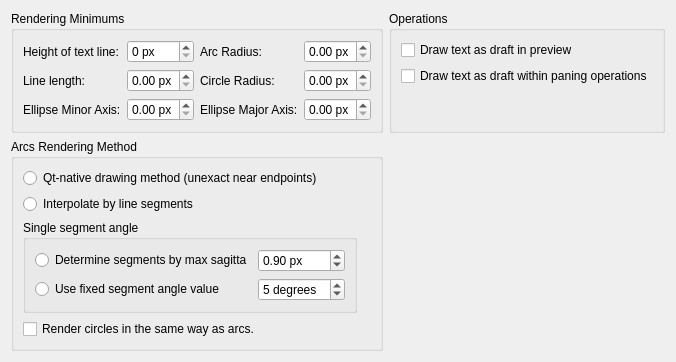
     <widget class="QWidget" name="tabRender">
      <attribute name="title">
       <string>Renderer</string>
      </attribute>
      <layout class="QGridLayout" name="gridLayout_45">
       <item row="0" column="0">
        <widget class="QGroupBox" name="groupBox_14">
         <property name="title">
          <string>Rendering Minimums</string>
         </property>
         <layout class="QGridLayout" name="gridLayout_27">
          <item row="1" column="0">
           <widget class="QLabel" name="label_13">
            <property name="text">
             <string>Line length:</string>
            </property>
           </widget>
          </item>
          <item row="2" column="1">
           <widget class="QDoubleSpinBox" name="sbRenderMinEllipseMajor">
            <property name="toolTip">
             <string>If screen size for major ellipse axis is less than value, ellipse is drawn as point</string>
            </property>
            <property name="suffix">
             <string> px</string>
            </property>
            <property name="maximum">
             <double>5.000000000000000</double>
            </property>
            <property name="singleStep">
             <double>0.010000000000000</double>
            </property>
           </widget>
          </item>
          <item row="1" column="1">
           <widget class="QDoubleSpinBox" name="sbRenderMinLineLen">
            <property name="toolTip">
             <string>If screen length of line is less than value, the line is drawn as point</string>
            </property>
            <property name="suffix">
             <string> px</string>
            </property>
            <property name="maximum">
             <double>5.000000000000000</double>
            </property>
            <property name="singleStep">
             <double>0.010000000000000</double>
            </property>
           </widget>
          </item>
          <item row="0" column="3">
           <widget class="QDoubleSpinBox" name="sbRenderMinArcRadius">
            <property name="toolTip">
             <string>If screen radius of arc is less than value, arc is drawn as point</string>
            </property>
            <property name="suffix">
             <string> px</string>
            </property>
            <property name="maximum">
             <double>5.000000000000000</double>
            </property>
            <property name="singleStep">
             <double>0.010000000000000</double>
            </property>
           </widget>
          </item>
          <item row="0" column="0">
           <widget class="QLabel" name="label_2">
            <property name="text">
             <string>Height of text line:</string>
            </property>
           </widget>
          </item>
          <item row="1" column="3">
           <widget class="QDoubleSpinBox" name="sbRenderMinCircleRadius">
            <property name="toolTip">
             <string>If screen radius of circle is less than value, circle is drawn as point</string>
            </property>
            <property name="suffix">
             <string> px</string>
            </property>
            <property name="maximum">
             <double>5.000000000000000</double>
            </property>
            <property name="singleStep">
             <double>0.010000000000000</double>
            </property>
           </widget>
          </item>
          <item row="2" column="3">
           <widget class="QDoubleSpinBox" name="sbRenderMinEllipseMinor">
            <property name="toolTip">
             <string>If screen size of minor ellipse axis is less than value, ellipse is drawn as line</string>
            </property>
            <property name="suffix">
             <string> px</string>
            </property>
            <property name="maximum">
             <double>5.000000000000000</double>
            </property>
            <property name="singleStep">
             <double>0.010000000000000</double>
            </property>
           </widget>
          </item>
          <item row="0" column="2">
           <widget class="QLabel" name="label_14">
            <property name="text">
             <string>Arc Radius:</string>
            </property>
           </widget>
          </item>
          <item row="2" column="0">
           <widget class="QLabel" name="label_16">
            <property name="text">
             <string>Ellipse Minor Axis:</string>
            </property>
           </widget>
          </item>
          <item row="2" column="2">
           <widget class="QLabel" name="label_17">
            <property name="text">
             <string>Ellipse Major Axis:</string>
            </property>
           </widget>
          </item>
          <item row="0" column="1">
           <widget class="QSpinBox" name="sbTextMinHeight">
            <property name="toolTip">
             <string>If height of text line on the screen is less than specified pixels, placholder will be drawn instead of text</string>
            </property>
            <property name="suffix">
             <string> px</string>
            </property>
            <property name="prefix">
             <string/>
            </property>
            <property name="minimum">
             <number>0</number>
            </property>
            <property name="maximum">
             <number>15</number>
            </property>
            <property name="singleStep">
             <number>1</number>
            </property>
           </widget>
          </item>
          <item row="1" column="2">
           <widget class="QLabel" name="label_15">
            <property name="text">
             <string>Circle Radius:</string>
            </property>
           </widget>
          </item>
         </layout>
        </widget>
       </item>
       <item row="3" column="0">
        <spacer name="verticalSpacer_15">
         <property name="orientation">
          <enum>Qt::Vertical</enum>
         </property>
         <property name="sizeHint" stdset="0">
          <size>
           <width>20</width>
           <height>0</height>
          </size>
         </property>
        </spacer>
       </item>
       <item row="2" column="0">
        <widget class="QGroupBox" name="groupBox_22">
         <property name="toolTip">
          <string>Defines how arcs are rendered in UI. </string>
         </property>
         <property name="title">
          <string>Arcs Rendering Method</string>
         </property>
         <layout class="QGridLayout" name="gridLayout_36">
          <item row="1" column="0" colspan="2">
           <widget class="QRadioButton" name="rbRenderArcInterpolate">
            <property name="toolTip">
             <string>If checked, archs are drawn using line segments interpolation.  This sliminates drawing artefacts near to endpoints, yet may result drawing of less smooth arcs.  No drawing errors near endpoints on large zooms.</string>
            </property>
            <property name="text">
             <string>Interpolate by line segments</string>
            </property>
           </widget>
          </item>
          <item row="0" column="0" colspan="2">
           <widget class="QRadioButton" name="rbRenderArcQT">
            <property name="toolTip">
             <string>If this method is selected, arcs are drawn using method of QT library.  On large zooms, arcs may be rendered with errors near endpoints.</string>
            </property>
            <property name="text">
             <string>Qt-native drawing method (unexact near endpoints)</string>
            </property>
           </widget>
          </item>
          <item row="2" column="0">
           <widget class="QGroupBox" name="groupBox_23">
            <property name="title">
             <string>Single segment angle</string>
            </property>
            <layout class="QGridLayout" name="gridLayout_37">
             <item row="0" column="0">
              <widget class="QRadioButton" name="rbRenderArcMethodSagitta">
               <property name="toolTip">
                <string>If selected, the angle of the line interpolation segment is calculated to ensure that resulting sagitta (height of arc segment) is less than specified.</string>
               </property>
               <property name="text">
                <string>Determine segments by max sagitta</string>
               </property>
              </widget>
             </item>
             <item row="1" column="0">
              <widget class="QRadioButton" name="rbRenderArcMethodFixed">
               <property name="toolTip">
                <string>If selected, the fixed angle of line interpolation segment will be used. Smaller angle deliver more smooth arc yet is slower.</string>
               </property>
               <property name="text">
                <string>Use fixed segment angle value</string>
               </property>
              </widget>
             </item>
             <item row="1" column="1">
              <widget class="QSpinBox" name="sbRenderArcSegmentAngle">
               <property name="toolTip">
                <string>Value of fixed segment's angle</string>
               </property>
               <property name="suffix">
                <string> degrees</string>
               </property>
               <property name="prefix">
                <string/>
               </property>
               <property name="minimum">
                <number>1</number>
               </property>
               <property name="maximum">
                <number>30</number>
               </property>
               <property name="value">
                <number>5</number>
               </property>
              </widget>
             </item>
             <item row="0" column="1">
              <widget class="QDoubleSpinBox" name="sbRenderArcMaxSagitta">
               <property name="toolTip">
                <string>Maximal distance betwen arc and segment interpolation line</string>
               </property>
               <property name="suffix">
                <string> px</string>
               </property>
               <property name="minimum">
                <double>0.050000000000000</double>
               </property>
               <property name="maximum">
                <double>20.000000000000000</double>
               </property>
               <property name="singleStep">
                <double>0.050000000000000</double>
               </property>
               <property name="value">
                <double>0.900000000000000</double>
               </property>
              </widget>
             </item>
            </layout>
           </widget>
          </item>
          <item row="3" column="0">
           <widget class="QCheckBox" name="rbRenderCirclesAsArcs">
            <property name="toolTip">
             <string>If selected, the same rendering settings will be applied also to circles.</string>
            </property>
            <property name="text">
             <string>Render circles in the same way as arcs.</string>
            </property>
           </widget>
          </item>
         </layout>
        </widget>
       </item>
       <item row="0" column="1">
        <widget class="QGroupBox" name="groupBox_26">
         <property name="title">
          <string>Operations</string>
         </property>
         <layout class="QGridLayout" name="gridLayout_49">
          <item row="0" column="0">
           <widget class="QCheckBox" name="cbTextDraftInPreview">
            <property name="toolTip">
             <string>If selected, text baselines will be drawn instead of the text letters (similar to draft mode) in preview. </string>
            </property>
            <property name="text">
             <string>Draw text as draft in preview</string>
            </property>
           </widget>
          </item>
          <item row="1" column="0">
           <widget class="QCheckBox" name="cbTextDraftOnPanning">
            <property name="toolTip">
             <string>If enabled, during pan operation TEXT and MTEXT objects will be drawn schematically</string>
            </property>
            <property name="statusTip">
             <string>If selected, text baselines will be drawn instead of the text letters (similar to draft mode) during panning. </string>
            </property>
            <property name="text">
             <string>Draw text as draft within paning operations</string>
            </property>
           </widget>
          </item>
          <item row="2" column="0">
           <spacer name="verticalSpacer_5">
            <property name="orientation">
             <enum>Qt::Vertical</enum>
            </property>
            <property name="sizeHint" stdset="0">
             <size>
              <width>20</width>
              <height>0</height>
             </size>
            </property>
           </spacer>
          </item>
         </layout>
        </widget>
       </item>
      </layout>
     </widget>
